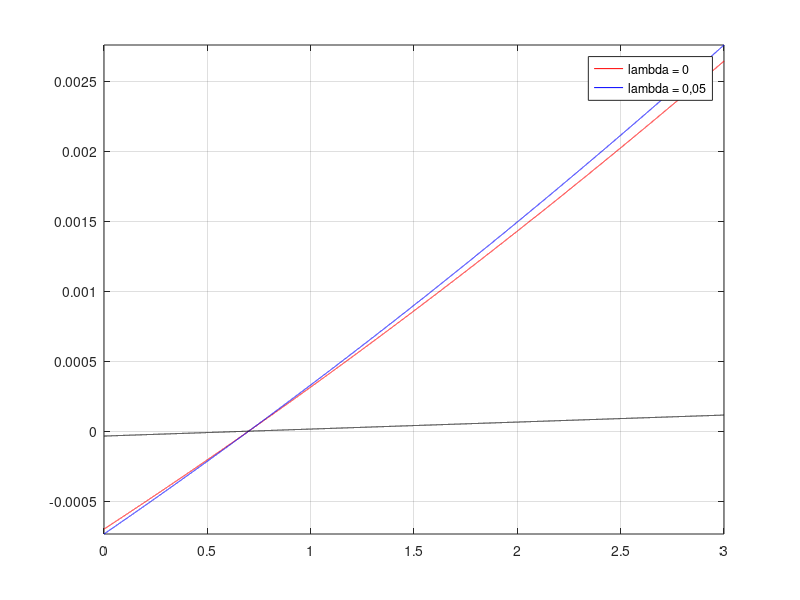

This figure's MATLAB source:

clear all; close all; clc;

Iref = 100e-6;
WL = 10;
Vt = 0.7;
kn = 200e-6;
lambda = 0.05;
deltaU = 1;

Ugs = 0 : 0.0001 : 3;

Id1 = 0.5*kn*WL*(Ugs-Vt).*(1+lambda*Ugs);
Id2 = 0.5*kn*WL*(Ugs-Vt).*(1+lambda*(Ugs+deltaU));
error = Id2-Id1;
figure
hold on
axis tight
box on
grid on



plot(Ugs, Id1, "-r")
plot(Ugs, Id2, "-b")
plot(Ugs, error, "-k")
legend("\lambda = 0", "\lambda = 0,05")